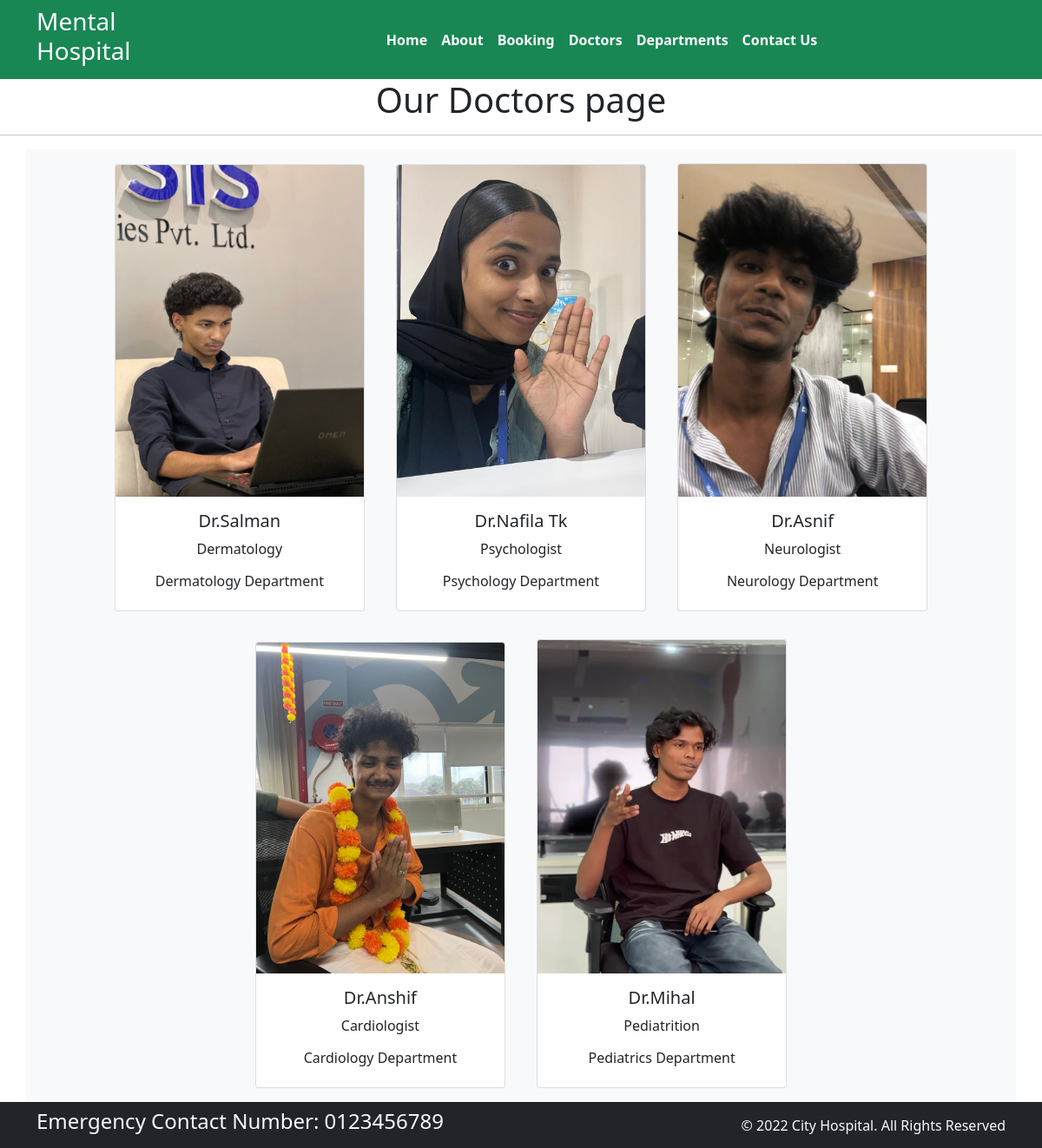
The app's page /doctors/ with its own data.
### home/models.py (models this page shows, shortened)
class Doctors(models.Model):
    doc_name = models.CharField(max_length=255)
    doc_spec = models.CharField(max_length=255)
    dep_name = models.ForeignKey(Departments, on_delete=models.CASCADE)
    doc_image = models.ImageField(upload_to='doctors')

class Departments(models.Model):
    dep_name = models.CharField(max_length=100)
    dep_description = models.TextField()
    def __str__(self):
        return self.dep_name

### home/views.py (the view)
# urls.py: path('doctors/', views.doctors, name= 'doctors'),
def doctors(request):
    dict_docs = {
        'doctors': Doctors.objects.all()
    }
    return render(request, 'doctors.html', dict_docs)

### templates/doctors.html (shortened to what this page needs)
{% extends "base.html" %}
{% block content %}
<h1 class = 'text-center'>Our Doctors page</h1>
<hr>
<div class = 'container text-center bg-light'>
    {% for d in doctors %}
    <div class="card text-center mx-3 my-3" style="width: 18rem; display:inline-block">
        <img src="{{d.doc_image.url}}" class="card-img-top" alt="...">
        <div class="card-body">
        <h5 class="card-title">Dr.{{d.doc_name}}</h5>
        <p class="card-text">{{d.doc_spec}}</p>
        <h6>{{d.dep_name}} Department</h6>
    </div>
</div>
    {% endfor %}
</div>
{% endblock  %}

### records on screen
Doctors: doc_image (picture), doc_name "Salman", doc_spec "Dermatology", dep_name "Dermatology"
Doctors: doc_image (picture), doc_name "Nafila Tk", doc_spec "Psychologist", dep_name "Psychology"
Doctors: doc_image (picture), doc_name "Asnif", doc_spec "Neurologist", dep_name "Neurology"
Doctors: doc_image (picture), doc_name "Anshif", doc_spec "Cardiologist", dep_name "Cardiology"
Doctors: doc_image (picture), doc_name "Mihal", doc_spec "Pediatrition", dep_name "Pediatrics"
